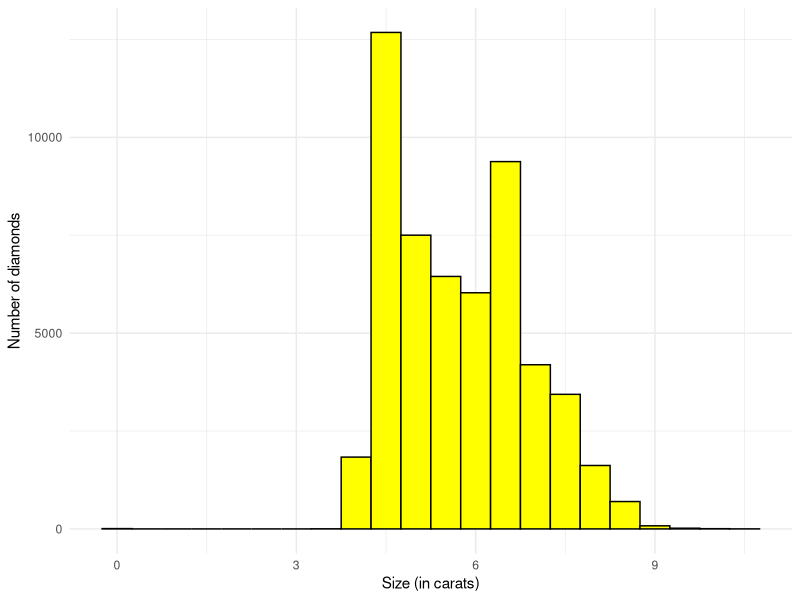
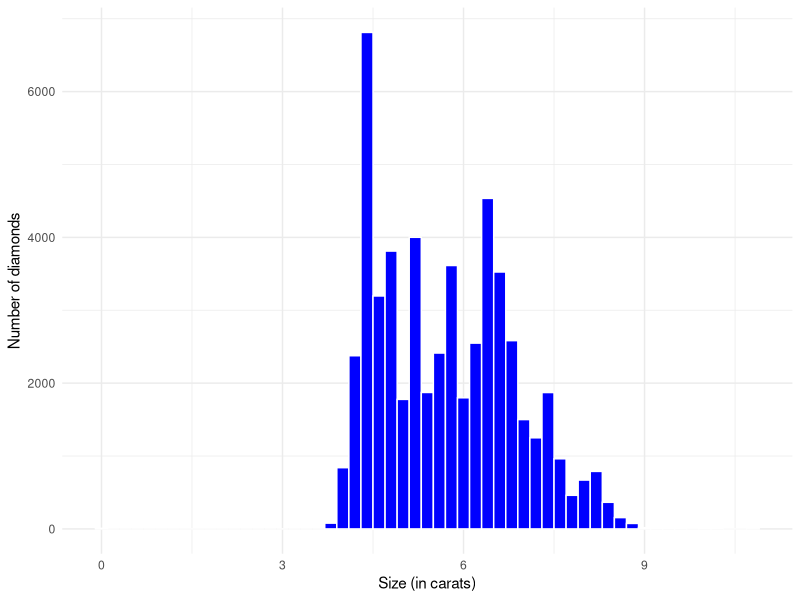
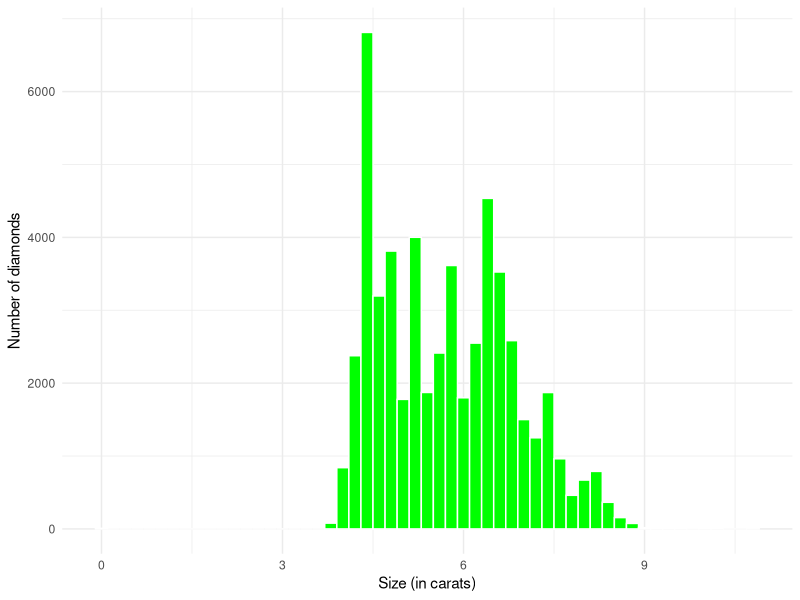
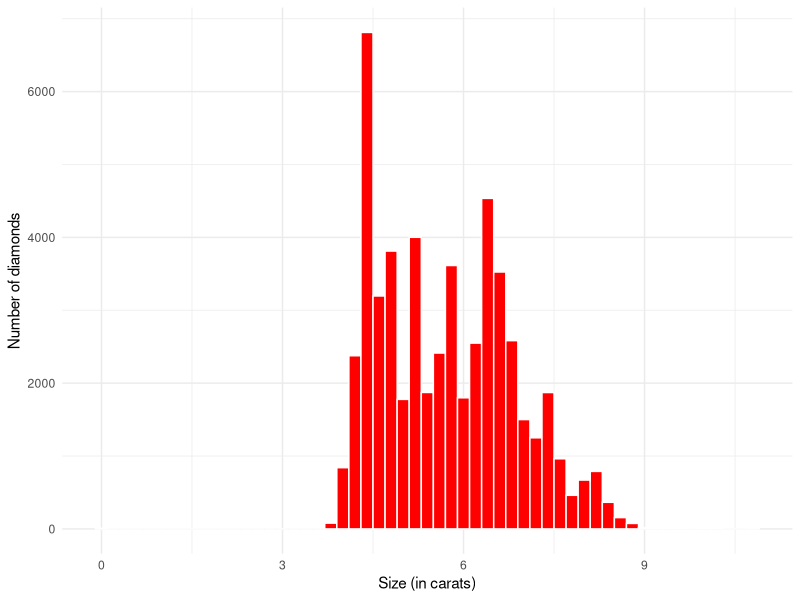

Write the R code that produced these figures, in order.
######################
### W15: Code along ###
######################

# Install packages
## We have to first install packages before we can load them (with install.packages() then library())
## shortcut: Ctrl + Enter/Cmd + Return

#install.packages("tidyverse")
library(tidyverse)

# Function 1
    # mean(is.na(x))
    # mean(is.na(y))
    # mean(is.na(z))

    # calculates the proportion of missing values in a vector
    # Internally, FALSE is treated as 0 and TRUE as 1.

avg_missing <- function(number) {
    mean(is.na(number))
}

avg_missing(c(3, 5, NA, 10))


# Function 2
    # x / sum(x, na.rm = TRUE)
    # y / sum(y, na.rm = TRUE)
    # z / sum(z, na.rm = TRUE)

    # Proportion Normalization 
    # Scales values relative to their total sum so they represent proportions

prop_normalize <- function(number) {
    number / sum(number, na.rm = TRUE)
}

prop_normalize(c(2, 2, 6))


# Function 3
    # round(x / sum(x, na.rm = TRUE) * 100, 1)
    # round(y / sum(y, na.rm = TRUE) * 100, 1)
    # round(z / sum(z, na.rm = TRUE) * 100, 1)

    # Percentages with Rounding
    # Computes percentages of proportional normalization values, rounds the result to one decimal place, and ignores missing values

prop_normalize_percentage <- function(number) {
    round(number / sum(number, na.rm = TRUE) * 100, 1)
}

prop_normalize_percentage(c(2, 2, 6))


# Function 4 
my_histograms <- function(dat, x, color, fill, binwidth){
    dat %>%
        ggplot(aes(x = x)) +
        geom_histogram(binwidth = binwidth,
                       color = color,
                       fill = fill) +
        theme_minimal() +
        labs(x = "Size (in carats)", y = "Number of diamonds")
}

my_histograms(diamonds, caret, "black", "yellow", 0.5)


# Loop 1
for (i in 1:5) {
    print(i)
}


# Loop 2
    # my_histograms(diamonds, caret, "white", "blue", 0.2)
    # my_histograms(diamonds, caret, "white", "green", 0.2)
    # my_histograms(diamonds, caret, "white", "red", 0.2)

colors <- c("blue", "green", "red")

for (color in colors) {
    print(my_histograms(diamonds, caret, "white", color, 0.2))
}
